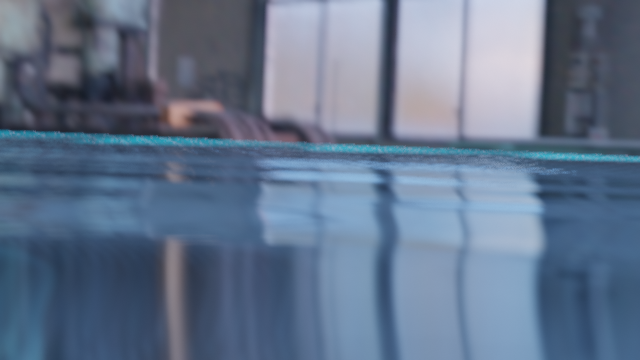
#> input picture Gorev1/Frame_TK/0003.png, 640 x 360 px, given in place of x-raw, format=(string)BGR ! appsink, which was not available
$ python uzaklikTespitiYeni.py
#> lines starting #> are read from the running program, lines starting #| are printed output that depends on the picture; after the words box and inside, x2 and y2 are one past the last pixel; in counts of white or black regions, pixels touching at a corner belong together; pictures that were not available may be replaced by others from this repository, and a replacement may not be noted
import cv2
import numpy as np
import imutils

def gstreamer_pipeline(
    sensor_id=0,
    capture_width=1920,
    capture_height=1080,
    display_width=960,
    display_height=540,
    framerate=30,
    flip_method=0,
):
    return (
        "nvarguscamerasrc sensor-id=%d !"
        "video/x-raw(memory:NVMM), width=(int)%d, height=(int)%d, framerate=(fraction)%d/1 ! "
        "nvvidconv flip-method=%d ! "
        "video/x-raw, width=(int)%d, height=(int)%d, format=(string)BGRx ! "
        "videoconvert ! "
        "video/x-raw, format=(string)BGR ! appsink"
        % (
            sensor_id,
            capture_width,
            capture_height,
            framerate,
            flip_method,
            display_width,
            display_height,
        )
    )


def show_camera():
    window_title = "CSI Camera - Uzaklik"

    # To flip the image, modify the flip_method parameter (0 and 2 are the most common)
    print(gstreamer_pipeline(flip_method=0))
    video_capture = cv2.VideoCapture(gstreamer_pipeline(flip_method=0), cv2.CAP_GSTREAMER)
    if video_capture.isOpened():
        try:
            window_handle = cv2.namedWindow(window_title, cv2.WINDOW_AUTOSIZE)


            while True:
                    ret_val, frame = video_capture.read()
#> frame is the input picture: shape (360, 640, 3); mean B, G, R 140.3, 116.4, 99.4

                    lower_blue = np.array([90,60,0],np.uint64) ## mavi renk algilama
                    upper_blue = np.array([121,255,255],np.uint64)

                    hsv_img = cv2.cvtColor(frame, cv2.COLOR_BGR2HSV)
#> hsv_img: shape (360, 640, 3); mean H, S, V 111.1, 79.3, 140.5

                    mask = cv2.inRange(hsv_img, lower_blue, upper_blue)
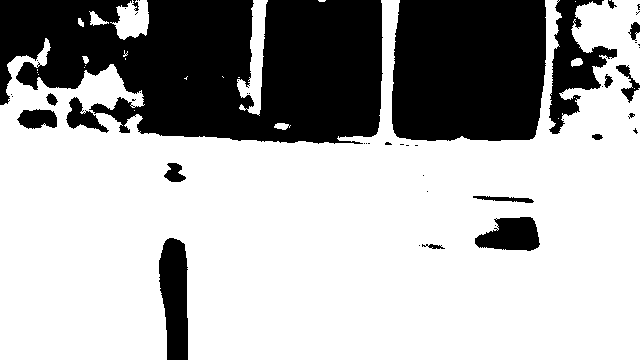
#> mask: shape (360, 640); 68% white; 49 black regions (31 under 20 px)

                    contours = cv2.findContours(mask, cv2.RETR_TREE, cv2.CHAIN_APPROX_SIMPLE)
#> contours = 103 contours, 84 with area under 20; largest, box (x1, y1, x2, y2) and area: (0, 0, 640, 360) 155583, (474, 216, 541, 252) 1680, (237, 0, 268, 116) 1432, (110, 0, 149, 40) 931, (65, 96, 110, 134) 696
                    contours = imutils.grab_contours(contours)

                    for i in contours:
                        area = cv2.contourArea(i)
                        distance = 2*(10**(-7))* (area**2) - (0.0067 * area) + 83.487   ## uzaklik hesaplayan formul

                        if area > 5000:
                            cv2.drawContours(frame, [i], -1, (0,255,0), 3)

                            M = cv2.moments(i)
                            cx = int(M["m10"] / M["m00"])
                            cy = int(M["m01"] / M["m00"])

                            S = 'Cismin Uzakligi = ' + str(distance)

                            cv2.circle(frame, (cx, cy), 7, (255,255,255), -1)
                            cv2.putText(frame, S , (cx - 20, cy - 20), cv2.FONT_HERSHEY_SIMPLEX, 2.5, (255,255,255), 3)
#> this loop made 103 passes
#> (area, distance, cx, cy, S) on pass 25: (155583, 3882.3, 326, 229, 'Cismin Uzakligi = 3882.2948778')
#> (area, distance) on passes 1, 14, 16, 19, 20, 28: (61, 83.08), (64.5, 83.06), (26.5, 83.31), (25.5, 83.32), (110, 82.75), (68, 83.03)
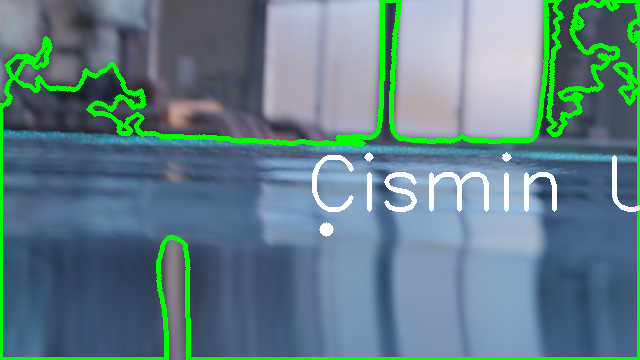
#> frame: shape (360, 640, 3); 7.9% of pixels changed, all inside (x1, y1, x2, y2) = (0, 0, 640, 360)


                    cv2.imshow("Uzaklik  Tespiti", frame)


                    if cv2.waitKey(1) & 0xFF == ord('q'): break
#> (key q is pressed here)

        finally:
            video_capture.release()
#> (the run stopped early here; a loop or call above may not have finished)

$ run again, on Gorev1/Frame_TK/0012.png
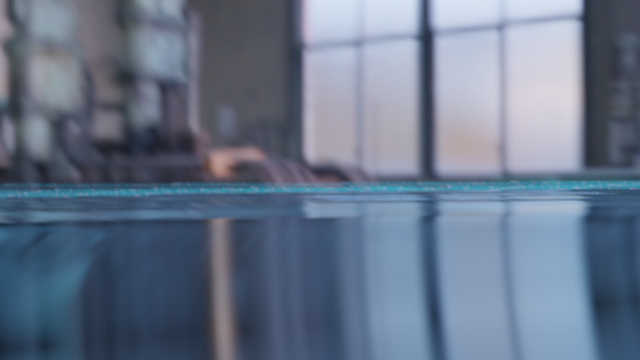
#> input picture Gorev1/Frame_TK/0012.png, 640 x 360 px, given in place of x-raw, format=(string)BGR ! appsink, which was not available
#> in show_camera, frame is the input picture: shape (360, 640, 3); mean B, G, R 137.8, 117, 103.3
#> hsv_img: shape (360, 640, 3); mean H, S, V 112.2, 70.9, 138
#> in show_camera, `mask = cv2.inRange(hsv_img, lower_blue, upper_blue)`:
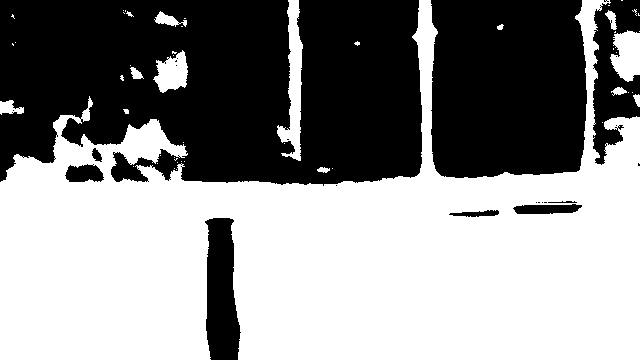
#> mask: shape (360, 640); 55.4% white; 23 black regions (14 under 20 px)
#> contours = 96 contours, 78 with area under 20; largest, box (x1, y1, x2, y2) and area: (0, 0, 640, 360) 122358, (277, 0, 303, 161) 1738, (610, 30, 640, 82) 1078, (153, 50, 188, 93) 891, (512, 203, 583, 215) 612
#> the loop in show_camera, `for i in contours:` made 96 passes
#> (area, distance, cx, cy, S) on pass 61: (122357.5, 2258, 325, 255, 'Cismin Uzakligi = 2257.9633112499996')
#> after the loop in show_camera, `for i in contours:`:
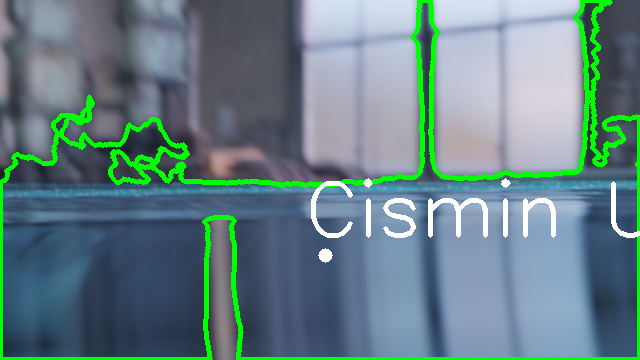
#> frame: shape (360, 640, 3); 7.42% of pixels changed, all inside (x1, y1, x2, y2) = (0, 0, 640, 360)
